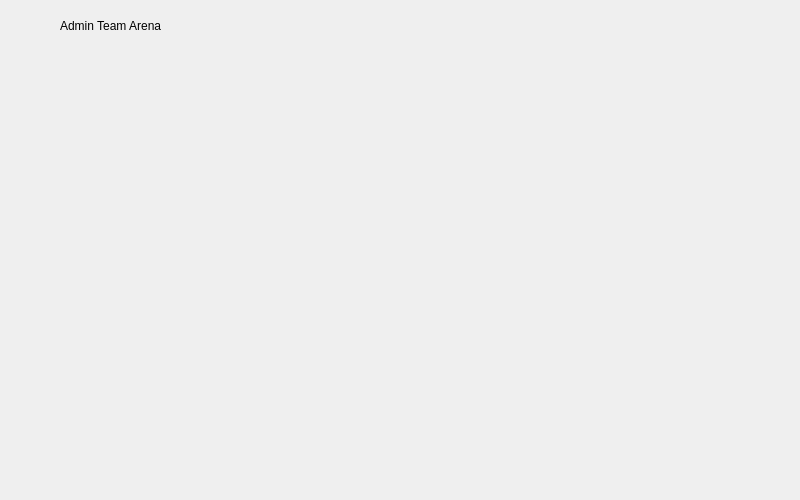
<?xml version="1.0" encoding="UTF-8"?>
<ui version="4.0">
 <class>aArena</class>
 <widget class="QWidget" name="aArena">
  <property name="geometry">
   <rect>
    <x>0</x>
    <y>0</y>
    <width>800</width>
    <height>500</height>
   </rect>
  </property>
  <property name="windowTitle">
   <string>Form</string>
  </property>
  <widget class="QLabel" name="label">
   <property name="geometry">
    <rect>
     <x>60</x>
     <y>10</y>
     <width>231</width>
     <height>31</height>
    </rect>
   </property>
   <property name="text">
    <string>Admin Team Arena</string>
   </property>
  </widget>
 </widget>
 <resources/>
 <connections/>
</ui>
